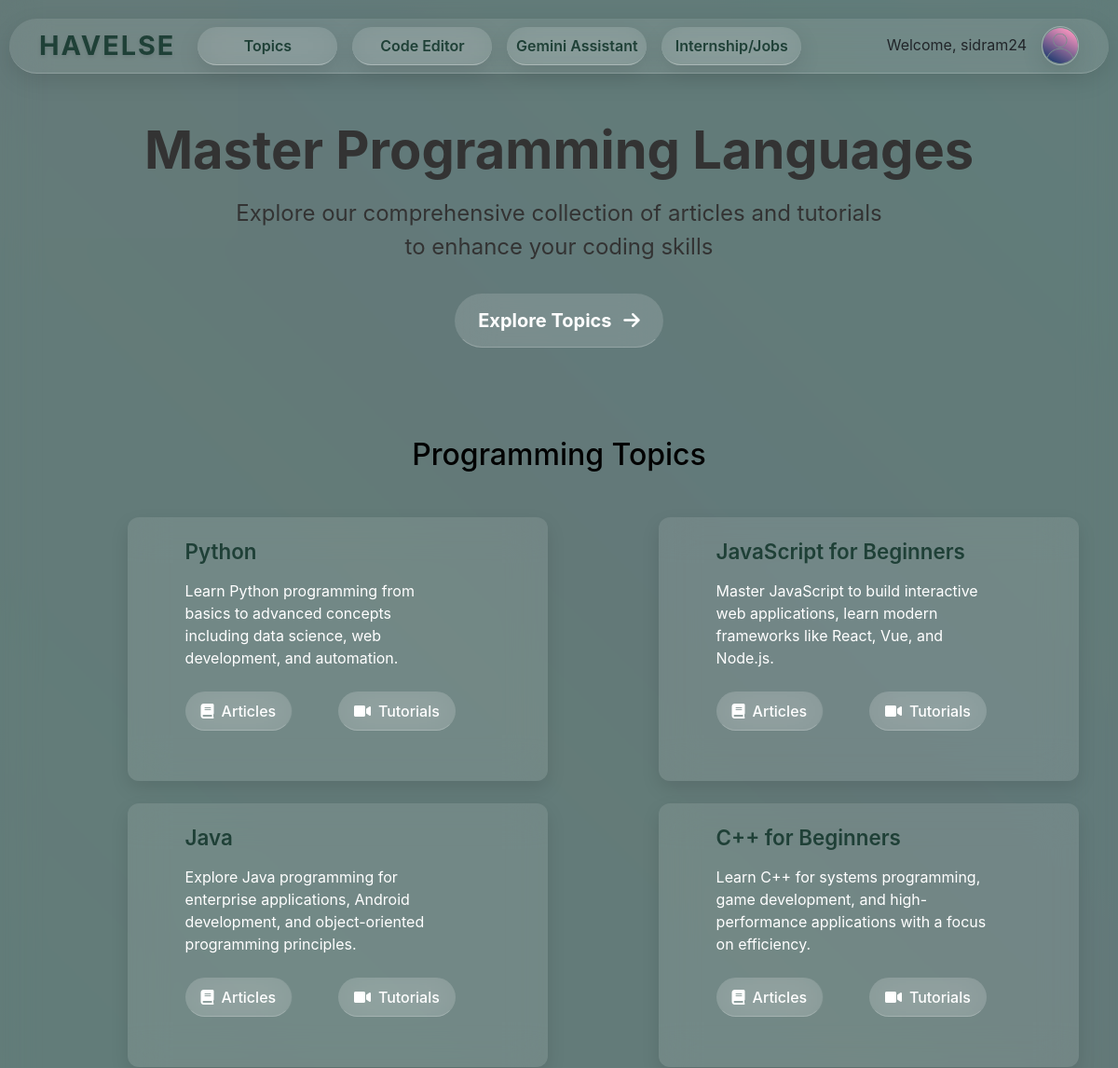
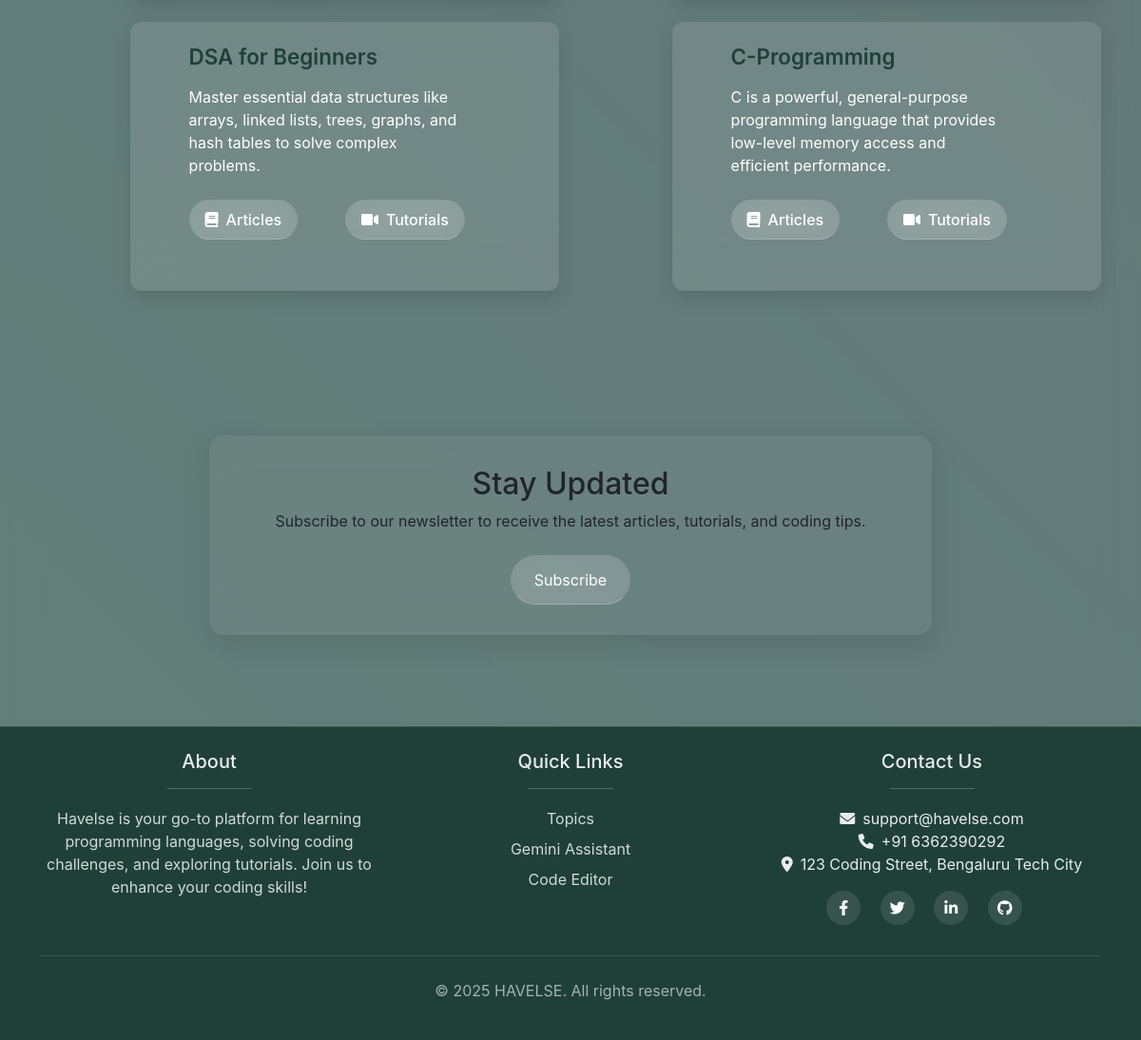
Screenshot of /home/topics/ (signed in) with the database file from the repository (2 pictures, top to bottom).
### users/models.py (models this page shows, shortened)
class Profile(models.Model):
    user=models.OneToOneField(User,on_delete=models.CASCADE)
    name = models.CharField(max_length=20)
    gender=models.CharField(choices=CHOICES,blank=True,max_length=1)
    bio=models.CharField(max_length=50,blank=True)
    phone = models.CharField(max_length=15, unique=True,validators=[phone_validator])
    image=models.ImageField(default='profile.png',upload_to='profile_pictures/')
    deactivated_at = models.DateTimeField(null=True, blank=True)
    email_verified = models.BooleanField(default=False)

### learn/models.py (models this page shows, shortened)
class Course(models.Model):
    title = models.CharField(max_length=200)
    subtitle=models.CharField(max_length=500,blank=True)
    slug = models.SlugField(max_length=200, unique=True)
    description = models.TextField(blank=True)
    created_at = models.DateTimeField(auto_now_add=True)
    updated_at = models.DateTimeField(auto_now=True)

### learn/views.py (the view)
# urls.py: path('topics/',views.topics,name='topics'),
@login_required
def topics(request):
    courses=Course.objects.all()
    return render(request,'learn/topic.html',{'courses':courses})

### learn/templates/learn/topic.html (shortened to what this page needs)
{% extends 'learn/base.html' %}
{% load static %}
{% block content%}
<div class="hero-section container">
    <h1>Master Programming Languages</h1>
    <p>Explore our comprehensive collection of articles and tutorials to enhance your coding skills</p>
    <a href="#topics" class="btn btn-lg px-4 fw-bold">
        Explore Topics <i class="fas fa-arrow-right ms-2"></i>
    </a>
</div>
<section id="topics" class="topics-container">
    <div class="container">
        <h2 class="text-center mb-5 text-black">Programming Topics</h2>
        <div class="row">
            {% for course in courses %}
            <div class="offset-1 col-md-5 mb-4">
                <div class="topic-card d-flex flex-column">
                    <div class="row g-0">
                        <div class="offset-1 col-md-9">
                            <div class="card-body d-flex flex-column h-100">
                                <h3 class="card-title">{{ course.title }}</h3>
                                <p class="card-text">{{ course.description }}</p>
                                <div class="card-links mt-auto">
                                    <a href="{% url 'learn:article' %}?slug={{course.slug}}" class="btn btn-topic btn-articles"><i class="fas fa-book me-2"></i>Articles</a>
                                    <a href="{% url 'learn:video' %}?slug={{course.slug}}" class="btn btn-topic btn-tutorials"><i class="fas fa-video me-2"></i>Tutorials</a>
                                </div>
                            </div>
                        </div>
                    </div>
                </div>
            </div>
            {% endfor %}
        </div>
    </div>
</section>
<section class="py-5">
    <div class="container">
        <div class="row justify-content-center">
            <div class="col-md-8 text-center newsletter">
                <h2>Stay Updated</h2>
                <p class="mb-4">Subscribe to our newsletter to receive the latest articles, tutorials, and coding tips.</p>
                <button class="btn" type="button" id="button-addon2">Subscribe</button>
            </div>
        </div>
    </div>
</section>
{% endblock %}

### learn/templates/learn/base.html (shortened to what this page needs)
<!DOCTYPE html>
{% load static %}
<html lang="en">
<head>
    <link href="https://cdn.jsdelivr.net/npm/bootstrap@5.3.3/dist/css/bootstrap.min.css" rel="stylesheet">
    <link rel="stylesheet" href="https://cdnjs.cloudflare.com/ajax/libs/font-awesome/6.0.0-beta3/css/all.min.css">
    <link rel="stylesheet" href="{% static 'learn/css/main.css' %}">
</head>
<body>
    <div class="background-animation">
        <div class="blur-layer"></div>
        <div class="wave"></div>
        <div class="wave"></div>
        <div class="wave"></div>
    </div>
        {% if not hide_nav %}
        <nav class="navbar navbar-expand-lg fixed-top">
            <div class="container">
            <a class="navbar-brand" href="{% url 'learn:home' %}">HAVELSE</a>
            <div class="collapse navbar-collapse" id="mainNav">
                <ul class="navbar-nav me-auto">
                    <li class="nav-item">
                        <a class="nav-link p-2 m-2" href="{% url 'learn:topics' %}">Topics</a>
                    </li>
                    <li class="nav-item">
                        <a class="nav-link p-2 m-2" href="{% url 'learn:code' %}">Code Editor</a>
                    </li>
                    <li class="nav-item">
                        <a class="nav-link p-2 m-2" href="{% url 'learn:chat' %}">Gemini Assistant</a>
                    </li>
                    <li class="nav-item">
                        <a target="_blank" class="nav-link p-2 m-2" href="https://placementdrive.in/links?fbclid=PAZXh0bgNhZW0CMTEAAabL1EuN4zIc9V0YgCyHf6O5ytVIEuH1jqAABe5G32OYE9smKh2Y3xpt2U4_aem_0cBPoTAWkG_YZpzwfWAwyg#google_vignette">Internship/Jobs</a>
                    </li>
                </ul>
                <ul class="navbar-nav ms-auto">
                    <span class="navbar-text text-dark p-2 m-2 d-none d-lg-block">
                        {% if user.is_authenticated %}
                            Welcome, {{ user.username }}
                        {% else %}
                            Welcome, Guest
                        {% endif %}
                    </span>
                <li class="nav-item">
                    <button class="profile-button my-2 p-0 bg-transparent" data-bs-toggle="modal" data-bs-target="#profileModal">
                        <img src="{{ user.profile.image.url }}" onerror="this.onerror=null; this.src='{% static 'learn/images/profile.png' %}';" alt="profile" height="40px" width="40px" class="rounded-circle">
                    </button>
                </li>
                </ul>
            </div>
            </div>
        </nav>
    {% endif %}
{% block content %} {% endblock %}
<footer class="footer mt-5 py-4" style="background-color: #1f4037; color: white;">
    <div class="container">
        <div class="row">
            <div class="col-md-4 mb-4 text-center">
                <h5>About</h5><hr class="footer-title w-25 mx-auto">
                <p style="color: rgba(255, 255, 255, 0.8);">Havelse is your go-to platform for learning programming languages, solving coding challenges, and exploring tutorials. Join us to enhance your coding skills!</p>
            </div>
            <div class="col-md-4 mb-4 text-center">
                <h5>Quick Links</h5><hr class="footer-title w-25 mx-auto">
                <ul class="list-unstyled">
                    <li><a href="{% url 'learn:topics' %}" class="footer-links">Topics</a></li>
                    <li><a href="{% url 'learn:chat' %}" class="footer-links">Gemini Assistant</a></li>
                    <li><a href="{% url 'learn:code' %}" class="footer-links">Code Editor</a></li>
                </ul>
            </div>
            <div class="col-md-4 mb-4 text-center">
                <h5>Contact Us</h5><hr class="footer-title w-25 mx-auto">
                <ul class="list-unstyled">
                    <li><i class="fas fa-envelope me-2"></i>support@havelse.com</li>
                    <li><i class="fas fa-phone me-2"></i>+91 6362390292</li>
                    <li><i class="fas fa-map-marker-alt me-2"></i>123 Coding Street, Bengaluru Tech City</li>
                </ul>
                <div class="social-links mt-3">
                    <a href="#" class="text-white me-3"><i class="fab fa-facebook-f"></i></a>
                    <a href="#" class="text-white me-3"><i class="fab fa-twitter"></i></a>
                    <a href="#" class="text-white me-3"><i class="fab fa-linkedin-in"></i></a>
                    <a href="#" class="text-white me-3"><i class="fab fa-github"></i></a>
                </div>
            </div>
        </div>
        <div class="copyright">
            <p>&copy; 2025 HAVELSE. All rights reserved.</p>
        </div>
    </div>
</footer>
</body>
</html>

### learn/static/learn/css/main.css (style rules this page uses)
* { margin: 0; padding: 0; box-sizing: border-box; }
body { font-family: -apple-system, BlinkMacSystemFont, 'Segoe UI', Roboto, Oxygen, Ubuntu, Cantarell, sans-serif; background: linear-gradient(135deg, #437064 0%, #437064 100%); overflow-x: hidden; position: relative; }
.background-animation { position: fixed; top: 0; left: 0; width: 100%; height: 100%; z-index: 0; pointer-events: none; }
.wave { position: absolute; opacity: 0.1; width: 200%; height: 200%; background: linear-gradient(45deg, #FF9A9E, #FAD0C4, #fba3e2, #A6C1EE); animation: wave 15s infinite linear; -webkit-animation: wave 15s infinite linear; transform-origin: 50% 50%; will-change: transform, opacity; transform: translateZ(0); }
.wave:nth-child(2) { animation-delay: -5s; -webkit-animation-delay: -5s; opacity: 0.05; background: linear-gradient(45deg, #f9a48c, #FF9A9E, #A6C1EE, #f8a4e0); }
.wave:nth-child(3) { animation-delay: -10s; -webkit-animation-delay: -10s; opacity: 0.07; background: linear-gradient(45deg, #faa3e1, #A6C1EE, #FF9A9E, #FAD0C4); }
.blur-layer { position: absolute; width: 100%; height: 100%; backdrop-filter: blur(20px); -webkit-backdrop-filter: blur(20px); z-index: 1; }
.navbar { position: fixed; top: 20px; left: 0; right: 0; z-index: 1030; margin: 0 auto; width: 95%; background: rgba(255, 255, 255, 0.1) !important; backdrop-filter: blur(20px); -webkit-backdrop-filter: blur(20px); border-bottom: 1px solid rgba(255, 255, 255, 0.2); border-radius: 30px !important; box-shadow: 0 8px 24px rgba(0, 0, 0, 0.1); transition: all 0.3s ease; padding: 0 0; }
.navbar-brand { font-size: 1.8rem; font-weight: 700; color: #1f4037 !important; text-shadow: 0 2px 4px rgba(0, 0, 0, 0.1); letter-spacing: 2px; }
.nav-link { background: rgba(255, 255, 255, 0.1); backdrop-filter: blur(20px); -webkit-backdrop-filter: blur(20px); border-bottom: 1px solid rgba(255, 255, 255, 0.3); color: #1f4037; padding: 1rem 1rem; border-radius: 50px; box-shadow: 0 8px 24px rgba(0, 0, 0, 0.1); font-weight: 600; text-decoration: none; transition: all 0.3s ease; position: relative; overflow: hidden; display: flex; justify-content: center; align-items: center; width: 150px; text-align: center; }
.nav-link::before { content: ''; position: absolute; top: 0; left: 0; width: 100%; height: 100%; background: rgba(255, 255, 255, 0.2); transform: scaleX(0); transform-origin: right; transition: transform 0.3s ease; border-radius: 20px; }
.profile-button { background: rgba(255, 255, 255, 0.1); backdrop-filter: blur(20px); -webkit-backdrop-filter: blur(20px); border: 1px solid rgba(255, 255, 255, 0.3); color: #1f4037; padding: 1rem 1rem; border-radius: 50px; box-shadow: 0 8px 24px rgba(0, 0, 0, 0.1); font-weight: 600; text-decoration: none; transition: all 0.3s ease; position: relative; overflow: hidden; display: flex; justify-content: center; align-items: center; width: 40px; text-align: center; }
@media (max-width: 1200px) { .navbar { width: calc(100% - 20px); } }
@media (max-width: 1200px) { .profile-button { width:40px; } }
.footer { background: #1f4037 !important; backdrop-filter: blur(20px); -webkit-backdrop-filter: blur(20px); border-top: 1px solid rgba(255, 255, 255, 0.1); color: rgba(255, 255, 255, 0.9) !important; padding: 3rem 0; }
.footer-title { font-weight: 600; margin-bottom: 1.2rem; }
.footer-links { color: rgba(255, 255, 255, 0.8); text-decoration: none; display: block; margin-bottom: 0.5rem; transition: all 0.3s ease; }
.social-links a { display: inline-block; width: 36px; height: 36px; background-color: rgba(255, 255, 255, 0.1); text-align: center; line-height: 36px; border-radius: 50%; margin-right: 10px; transition: all 0.3s ease; }
.copyright { margin-top: 0.5rem; padding-top: 1.5rem; border-top: 1px solid rgba(255, 255, 255, 0.1); text-align: center; color: rgba(255, 255, 255, 0.6); }

### rows the page displays
Course: title "Python", description "Learn Python programming from basics to advanced concepts including data science, web development, and automation."
Course: title "JavaScript for Beginners", description "Master JavaScript to build interactive web applications, learn modern frameworks like React, Vue, and Node.js."
Course: title "Java", description "Explore Java programming for enterprise applications, Android development, and object-oriented programming principles."
Course: title "C++ for Beginners", description "Learn C++ for systems programming, game development, and high-performance applications with a focus on efficiency."
Course: title "DSA for Beginners", description "Master essential data structures like arrays, linked lists, trees, graphs, and hash tables to solve complex problems."
Course: title "C-Programming", description "C is a powerful, general-purpose programming language that provides low-level memory access and efficient performance."

### other values shown
{{ user.username }} "sidram24"
